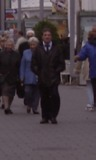
%> input picture images/pos/img00066.jpg, 96 x 160 px; its folder holds only this picture in this run
$ octave edge_plots.m   (GNU Octave 9; MATLAB toolbox functions it lacks are replaced by stand-ins)
%> lines starting %> are read from the running program, lines starting %| are printed output that depends on the picture
### code/feature_extraction/edge_extraction/edgeconvolution.m
function Iout = edgeconvolution(Iin,B)

% calculate image size
[imageRows, imageCols] = size(Iin);

% calculate mask size
[matrixRows, matrixCols] = size(B);

rowSize = imageRows - matrixRows + 1;
colSize = imageCols - matrixCols + 1;

% initialise matrix to hold convoluted image
Iout = zeros(rowSize, colSize);
M = matrixRows;
N = matrixCols;

% set image and mask to double so convolution can be calculated
Iin = double(Iin);
B=double(B);

% loop through image and matrix rows and columns and multiply the weights
% of the mask on the image pixels, store convolution new image.
for k=1:rowSize
    for l=1:colSize
        for i=k:k+M-1
            for j=l:l+N-1
                Iout(k, l) = Iout(k, l) + Iin(i,j) * B(i - k + 1, j - l + 1);
            end
        end
    end
end

### code/feature_extraction/edge_extraction/edgeextraction.m
function [Edges, Ihor, Iver] = edgeextraction(Iin)

% convert vector to matrix
Iin = vec2mat(uint8(Iin),96);

%Vertical edges and horizontal edges mask
B1 = [-1 0 1; -1 0 1; -1 0 1];
B2 = [-1 -1 -1; 0 0 0; 1 1 1];

% convolution on image with vertical edge mask
Ihor = edgeconvolution(Iin, B1);

% convolution on image with horizontal edge mask
Iver = edgeconvolution(Iin, B2);

[rowLen, colLen] = size(Ihor);

% intialise matrix to store extracted edges values
Edges = zeros(rowLen, colLen);

% Extract edges from horizontal and vertical image convolutions
for i=1:rowLen
    for j=1:colLen
         Edges(i,j) = sqrt((Iver(i,j)^2) + ((Ihor(i,j)^2)));
    end
end

%pad edge array with zeros due to loss of information from convolution
Edges = padarray(Edges, [1 1]);

% get row and column size of image
[rowLen, colLen] = size(Edges);

%reshape edges 2D array back into 1 dimensional array
Edges = reshape(Edges, [1, (rowLen) * (colLen)]);

end

### code/feature_extraction/edge_extraction/edge_plots.m
%%script for plotting the edges images as shown in the report

clear all
close all

%importing positive images from images/pos directory
addpath('..\..\helper_functions');
img_folder = dir('..\..\..\images\pos\*.jpg');
numFiles = length(img_folder);

image_size = 160*96;
edge_mat = zeros(numFiles,(image_size));


%randomly generate number that is used to display edges of image at index
rand1 = randi(numFiles);

%convert image matrix into greyscale and read image at random index
img = rgb2gray(imread(img_folder(rand1).name));
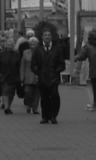
%> img: size 160x96 uint8; min 7, max 177, mean 67.4

%carry out edge extraction on image at random index
[edges, Ihor, Iver] = edgeextraction(img);
%> after the loop in edgeconvolution, `for k=1:rowSize`:
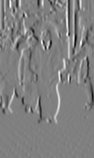
%> Iout: size 158x94 double; min -311, max 307, mean 0; drawn with min black and max white
%> call 2 of edgeconvolution, with B = [-1 -1 -1; 0 0 0; 1 1 1]
%> after the loop in edgeconvolution (call 2), `for k=1:rowSize`:
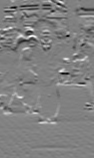
%> Iout: size 158x94 double; min -263, max 256, mean -1.2; drawn with min black and max white
%> after the loop in edgeextraction, `for i=1:rowLen`:
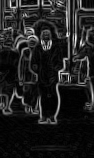
%> Edges: size 158x94 double; min 0, max 311.8, mean 39.8; drawn with min black and max white
%> in edgeextraction, `Edges = padarray(Edges, [1 1]);`:
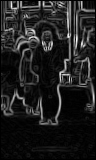
%> Edges: size 160x96 double; min 0, max 311.8, mean 38.5; drawn with min black and max white
edges = reshape(edges, [160 96]);

%display total edges, horizontal edges and vertical edges

figure;
subplot(221), imagesc(edges), title('All Edges')
subplot(222), imagesc(Ihor), title('Horizontal Edges')
subplot(223), imagesc(Iver), title('Vertical Edges')

$ run again, on images/pos/img00169.jpg
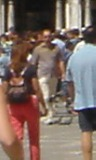
%> input picture images/pos/img00169.jpg, 96 x 160 px
%> after the loop in edgeconvolution (call 2), `for k=1:rowSize`:
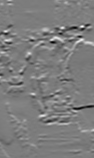
%> Iout: size 158x94 double; min -524, max 548, mean 2.7; drawn with min black and max white
%> in edgeextraction, `Edges = padarray(Edges, [1 1]);`:
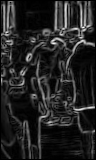
%> Edges: size 160x96 double; min 0, max 554.1, mean 77.6; drawn with min black and max white

$ run again, on images/pos/img00211.jpg
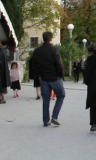
%> input picture images/pos/img00211.jpg, 96 x 160 px
%> after the loop in edgeconvolution (call 2), `for k=1:rowSize`:
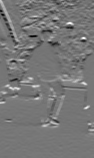
%> Iout: size 158x94 double; min -408, max 470, mean 2.7; drawn with min black and max white
%> in edgeextraction, `Edges = padarray(Edges, [1 1]);`:
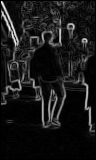
%> Edges: size 160x96 double; min 0, max 649.9, mean 63.3; drawn with min black and max white

$ run again, on images/pos/img00250.jpg
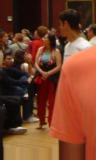
%> input picture images/pos/img00250.jpg, 96 x 160 px
%> after the loop in edgeconvolution (call 2), `for k=1:rowSize`:
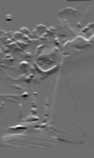
%> Iout: size 158x94 double; min -403, max 525, mean 2.9; drawn with min black and max white
%> in edgeextraction, `Edges = padarray(Edges, [1 1]);`:
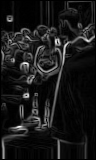
%> Edges: size 160x96 double; min 0, max 527.5, mean 50.8; drawn with min black and max white
